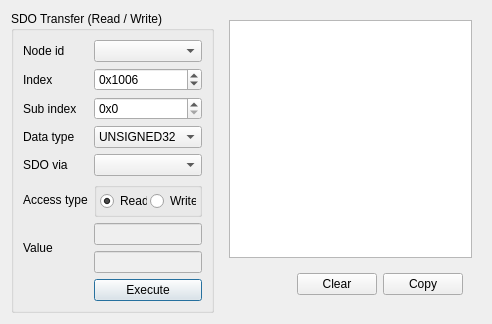
<?xml version="1.0" encoding="UTF-8"?>
<ui version="4.0">
 <author>Ramakrishnan Periyakaruppan</author>
 <class>SdoTransfer</class>
 <widget class="QWidget" name="SdoTransfer">
  <property name="geometry">
   <rect>
    <x>0</x>
    <y>0</y>
    <width>492</width>
    <height>289</height>
   </rect>
  </property>
  <property name="windowTitle">
   <string>Frame</string>
  </property>
  <layout class="QHBoxLayout" name="horizontalLayout_3">
   <item>
    <widget class="QGroupBox" name="groupBoxSdoTransfer">
     <property name="minimumSize">
      <size>
       <width>200</width>
       <height>0</height>
      </size>
     </property>
     <property name="maximumSize">
      <size>
       <width>250</width>
       <height>16777215</height>
      </size>
     </property>
     <property name="title">
      <string>SDO Transfer (Read / Write)</string>
     </property>
     <property name="alignment">
      <set>Qt::AlignLeading|Qt::AlignLeft|Qt::AlignTop</set>
     </property>
     <property name="flat">
      <bool>false</bool>
     </property>
     <property name="checkable">
      <bool>false</bool>
     </property>
     <layout class="QGridLayout" name="gridLayout">
      <item row="5" column="0">
       <widget class="QLabel" name="labelSdoType">
        <property name="text">
         <string>Access type</string>
        </property>
        <property name="alignment">
         <set>Qt::AlignLeading|Qt::AlignLeft|Qt::AlignVCenter</set>
        </property>
       </widget>
      </item>
      <item row="1" column="0">
       <widget class="QLabel" name="labelIndex">
        <property name="text">
         <string>Index</string>
        </property>
       </widget>
      </item>
      <item row="6" column="1">
       <widget class="QLineEdit" name="sdoResultValue">
        <property name="enabled">
         <bool>false</bool>
        </property>
        <property name="inputMethodHints">
         <set>Qt::ImhDigitsOnly|Qt::ImhFormattedNumbersOnly</set>
        </property>
       </widget>
      </item>
      <item row="0" column="0">
       <widget class="QLabel" name="labelNodeId">
        <property name="text">
         <string>Node id</string>
        </property>
       </widget>
      </item>
      <item row="3" column="0">
       <widget class="QLabel" name="labelDataType">
        <property name="text">
         <string>Data type</string>
        </property>
       </widget>
      </item>
      <item row="8" column="1">
       <widget class="QPushButton" name="executeTransfer">
        <property name="cursor">
         <cursorShape>PointingHandCursor</cursorShape>
        </property>
        <property name="text">
         <string>Execute</string>
        </property>
        <property name="default">
         <bool>true</bool>
        </property>
       </widget>
      </item>
      <item row="4" column="0">
       <widget class="QLabel" name="labelProtocol">
        <property name="text">
         <string>SDO via</string>
        </property>
       </widget>
      </item>
      <item row="1" column="1">
       <widget class="QSpinBox" name="index">
        <property name="prefix">
         <string>0x</string>
        </property>
        <property name="minimum">
         <number>1000</number>
        </property>
        <property name="maximum">
         <number>65535</number>
        </property>
        <property name="value">
         <number>4102</number>
        </property>
        <property name="displayIntegerBase">
         <number>16</number>
        </property>
       </widget>
      </item>
      <item row="2" column="0">
       <widget class="QLabel" name="labelSubIndex">
        <property name="text">
         <string>Sub index</string>
        </property>
       </widget>
      </item>
      <item row="3" column="1">
       <widget class="QComboBox" name="dataType">
        <property name="currentIndex">
         <number>5</number>
        </property>
        <item>
         <property name="text">
          <string>SIGNED8</string>
         </property>
        </item>
        <item>
         <property name="text">
          <string>UNSIGNED8</string>
         </property>
        </item>
        <item>
         <property name="text">
          <string>SIGNED16</string>
         </property>
        </item>
        <item>
         <property name="text">
          <string>UNSIGNED16</string>
         </property>
        </item>
        <item>
         <property name="text">
          <string>SIGNED32</string>
         </property>
        </item>
        <item>
         <property name="text">
          <string>UNSIGNED32</string>
         </property>
        </item>
        <item>
         <property name="text">
          <string>SIGNED64</string>
         </property>
        </item>
        <item>
         <property name="text">
          <string>UNSIGNED64</string>
         </property>
        </item>
       </widget>
      </item>
      <item row="0" column="1">
       <widget class="QComboBox" name="nodeId">
        <property name="inputMethodHints">
         <set>Qt::ImhDigitsOnly|Qt::ImhFormattedNumbersOnly|Qt::ImhPreferNumbers</set>
        </property>
        <property name="maxCount">
         <number>255</number>
        </property>
        <property name="minimumContentsLength">
         <number>3</number>
        </property>
       </widget>
      </item>
      <item row="7" column="1">
       <widget class="QLineEdit" name="sdoResultValueHex">
        <property name="enabled">
         <bool>false</bool>
        </property>
       </widget>
      </item>
      <item row="6" column="0" rowspan="2">
       <widget class="QLabel" name="labelValue">
        <property name="text">
         <string>Value</string>
        </property>
       </widget>
      </item>
      <item row="5" column="1">
       <widget class="QGroupBox" name="groupBoxSdoType">
        <property name="maximumSize">
         <size>
          <width>16777215</width>
          <height>50</height>
         </size>
        </property>
        <property name="cursor">
         <cursorShape>PointingHandCursor</cursorShape>
        </property>
        <property name="checkable">
         <bool>false</bool>
        </property>
        <layout class="QHBoxLayout" name="horizontalLayout_2">
         <property name="spacing">
          <number>3</number>
         </property>
         <property name="leftMargin">
          <number>3</number>
         </property>
         <property name="topMargin">
          <number>3</number>
         </property>
         <property name="rightMargin">
          <number>3</number>
         </property>
         <property name="bottomMargin">
          <number>3</number>
         </property>
         <item>
          <widget class="QRadioButton" name="read">
           <property name="text">
            <string>Read</string>
           </property>
           <property name="checked">
            <bool>true</bool>
           </property>
          </widget>
         </item>
         <item>
          <widget class="QRadioButton" name="write">
           <property name="text">
            <string>Write</string>
           </property>
          </widget>
         </item>
        </layout>
       </widget>
      </item>
      <item row="2" column="1">
       <widget class="QSpinBox" name="subIndex">
        <property name="prefix">
         <string>0x</string>
        </property>
        <property name="maximum">
         <number>255</number>
        </property>
        <property name="value">
         <number>0</number>
        </property>
        <property name="displayIntegerBase">
         <number>16</number>
        </property>
       </widget>
      </item>
      <item row="4" column="1">
       <widget class="QComboBox" name="sdoVia"/>
      </item>
     </layout>
    </widget>
   </item>
   <item>
    <widget class="QWidget" name="widget" native="true">
     <layout class="QVBoxLayout" name="verticalLayout">
      <item>
       <widget class="QPlainTextEdit" name="log"/>
      </item>
      <item>
       <widget class="QWidget" name="widget_2" native="true">
        <layout class="QHBoxLayout" name="horizontalLayout">
         <item>
          <spacer name="horizontalSpacer">
           <property name="orientation">
            <enum>Qt::Horizontal</enum>
           </property>
           <property name="sizeHint" stdset="0">
            <size>
             <width>40</width>
             <height>20</height>
            </size>
           </property>
          </spacer>
         </item>
         <item>
          <widget class="QPushButton" name="clearLog">
           <property name="text">
            <string>Clear</string>
           </property>
          </widget>
         </item>
         <item>
          <widget class="QPushButton" name="copyLog">
           <property name="text">
            <string>Copy</string>
           </property>
          </widget>
         </item>
        </layout>
       </widget>
      </item>
     </layout>
    </widget>
   </item>
  </layout>
 </widget>
 <resources/>
 <connections>
  <connection>
   <sender>sdoResultValue</sender>
   <signal>returnPressed()</signal>
   <receiver>executeTransfer</receiver>
   <slot>click()</slot>
   <hints>
    <hint type="sourcelabel">
     <x>150</x>
     <y>206</y>
    </hint>
    <hint type="destinationlabel">
     <x>150</x>
     <y>234</y>
    </hint>
   </hints>
  </connection>
 </connections>
</ui>
